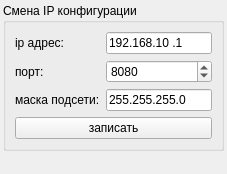
<?xml version="1.0" encoding="UTF-8"?>
<ui version="4.0">
 <class>SetupIPConfigWidget</class>
 <widget class="QWidget" name="SetupIPConfigWidget">
  <property name="geometry">
   <rect>
    <x>0</x>
    <y>0</y>
    <width>227</width>
    <height>174</height>
   </rect>
  </property>
  <property name="windowTitle">
   <string>IP config</string>
  </property>
  <layout class="QVBoxLayout" name="verticalLayout">
   <property name="spacing">
    <number>3</number>
   </property>
   <property name="leftMargin">
    <number>3</number>
   </property>
   <property name="topMargin">
    <number>3</number>
   </property>
   <property name="rightMargin">
    <number>3</number>
   </property>
   <property name="bottomMargin">
    <number>3</number>
   </property>
   <item>
    <widget class="QGroupBox" name="groupBoxBlock">
     <property name="title">
      <string>Смена IP конфигурации</string>
     </property>
     <layout class="QVBoxLayout" name="verticalLayout_2">
      <item>
       <layout class="QGridLayout" name="gridLayout">
        <item row="0" column="0">
         <widget class="QLabel" name="label">
          <property name="text">
           <string>ip адрес:</string>
          </property>
         </widget>
        </item>
        <item row="1" column="0">
         <widget class="QLabel" name="label_2">
          <property name="text">
           <string>порт:</string>
          </property>
         </widget>
        </item>
        <item row="1" column="1">
         <widget class="QSpinBox" name="portSpinBox">
          <property name="minimum">
           <number>1024</number>
          </property>
          <property name="maximum">
           <number>65535</number>
          </property>
          <property name="value">
           <number>8080</number>
          </property>
         </widget>
        </item>
        <item row="0" column="1">
         <widget class="QLineEdit" name="IpaddressLineEdit">
          <property name="minimumSize">
           <size>
            <width>100</width>
            <height>0</height>
           </size>
          </property>
          <property name="inputMask">
           <string>000.000.000.000</string>
          </property>
          <property name="text">
           <string>192.168.10.1</string>
          </property>
          <property name="maxLength">
           <number>15</number>
          </property>
         </widget>
        </item>
        <item row="2" column="0">
         <widget class="QLabel" name="label_3">
          <property name="text">
           <string>маска подсети:</string>
          </property>
         </widget>
        </item>
        <item row="2" column="1">
         <widget class="QLineEdit" name="subnetMaskLineEdit">
          <property name="inputMask">
           <string>000.000.000.000</string>
          </property>
          <property name="text">
           <string>255.255.255.0</string>
          </property>
          <property name="maxLength">
           <number>15</number>
          </property>
         </widget>
        </item>
       </layout>
      </item>
      <item>
       <widget class="QPushButton" name="pushButtonSend">
        <property name="text">
         <string>записать</string>
        </property>
       </widget>
      </item>
     </layout>
    </widget>
   </item>
   <item>
    <spacer name="verticalSpacer">
     <property name="orientation">
      <enum>Qt::Vertical</enum>
     </property>
     <property name="sizeHint" stdset="0">
      <size>
       <width>20</width>
       <height>40</height>
      </size>
     </property>
    </spacer>
   </item>
  </layout>
 </widget>
 <resources/>
 <connections/>
</ui>
